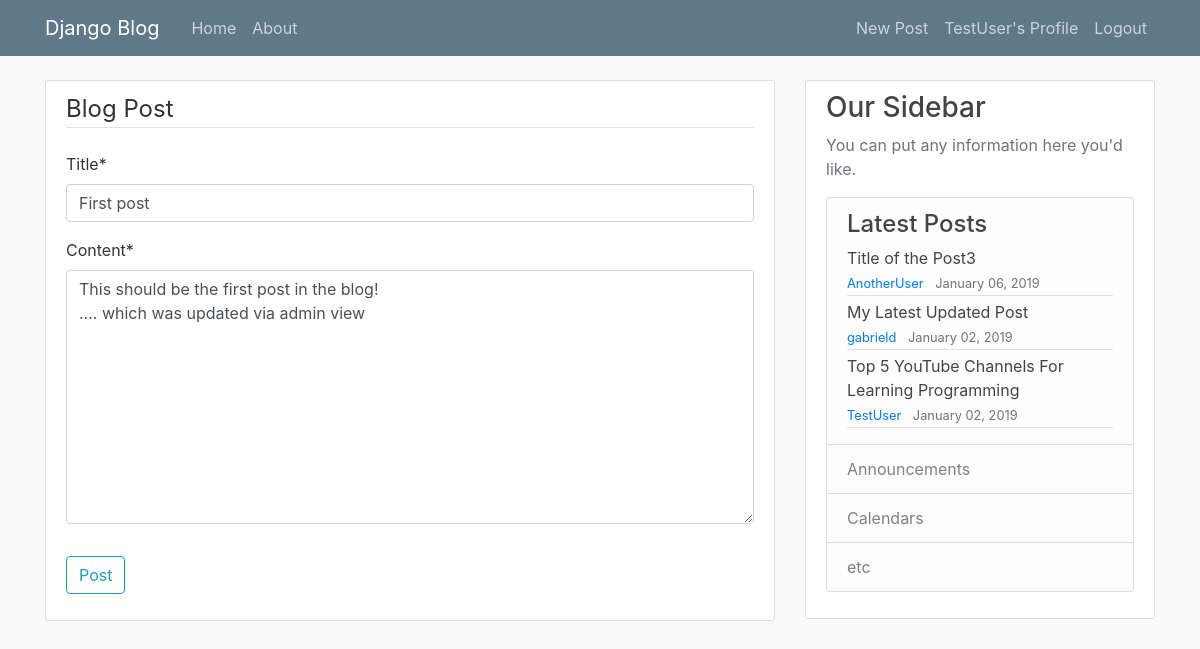
Page /post/1/update/ (signed in) on the committed database.
### blog/models.py (models this page shows, shortened)
class Post(models.Model):
    title = models.CharField(max_length=100)
    content = models.TextField()
    date_posted = models.DateTimeField(default=timezone.now)
    author = models.ForeignKey(User, on_delete=models.CASCADE)

### blog/views.py (the view, shortened to what this page needs)
# urls.py: path('post/<int:pk>/update/', PostUpdateView.as_view(), name='post-update'),
class PostUpdateView(SlideBar, LoginRequiredMixin, UserPassesTestMixin, UpdateView):
    model = Post
    fields = ['title', 'content']
    def test_func(self):
        post = self.get_object()
        if self.request.user == post.author:
            return True
        return False

### blog/views.py (called while the page is built)
    def get_context_data(self, **kwargs):
        context = super().get_context_data(**kwargs)
        context['lastes'] = self.lastes
        return context

### blog/templates/blog/post_form.html (shortened to what this page needs)
{% extends "blog/base.html" %}
{% load crispy_forms_tags %}
{% block content %}
    <div class="content-section">
        <form method="POST">
            <fieldset class="form-group">
                <legend class="border-bottom mb-4">Blog Post</legend>
                {{ form|crispy }}
            </fieldset>
            <div class="form-group">
                <button class="btn btn-outline-info" type="submit">Post</button>
            </div>
        </form>
    </div>
{% endblock content %}

### blog/templates/blog/base.html (shortened to what this page needs)
{% load static %}
<!DOCTYPE html>
<html lang="en">
<head>
    <link rel="stylesheet" href="https://maxcdn.bootstrapcdn.com/bootstrap/4.0.0/css/bootstrap.min.css">
    <link rel="stylesheet" href="{% static 'blog/main.css' %}">
</head>
<body>
    <header class="site-header">
      <nav class="navbar navbar-expand-md navbar-dark bg-steel fixed-top">
        <div class="container">
          <a class="navbar-brand mr-4" href="{% url 'blog-home'%}">Django Blog</a>
          <div class="collapse navbar-collapse" id="navbarToggle">
            <div class="navbar-nav mr-auto">
              <a class="nav-item nav-link" href="{% url 'blog-home'%}">Home</a>
              <a class="nav-item nav-link" href="{% url 'blog-about'%}">About</a>
            </div>
            <div class="navbar-nav">
                {% if user.is_authenticated %}
                    <a class="nav-item nav-link" href="{% url 'post-create'%}">New Post</a>
                    <a class="nav-item nav-link" href="{% url 'profile'%}">{{ user.username }}'s Profile</a>
                    <a class="nav-item nav-link" href="{% url 'logout'%}">Logout</a>
               {% else %}
                    <a class="nav-item nav-link" href="{% url 'login'%}">Login</a>
                    <a class="nav-item nav-link" href="{% url 'register'%}">Register</a>
                {% endif %}
            </div>
          </div>
        </div>
      </nav>
    </header>
    <main role="main" class="container">
      <div class="row">
        <div class="col-md-8">
            {% block content %}{% endblock %}
        </div>
        <div class="col-md-4">
           {% block slide_bar %} {% include "blog/slidebar.html" %} {% endblock %}
        </div>
      </div>
    </main>
</body>
</html>

### blog/templates/blog/slidebar.html (shortened to what this page needs)
{% load static %}
<!DOCTYPE html>
<html lang="en">
    <div class="content-section">
        <h3>Our Sidebar</h3>
        <p class='text-muted'>You can put any information here you'd like.
            <ul class="list-group">
                <li class="list-group-item list-group-item-light">
                    <h4>Latest Posts</h4>
                        {% for post in lastes %}
                            <a class="article-title" href="{% url 'post-detail' post.id %}">{{ post.title }}</a>
                            <div class="article-metadata">
                                <small class="text-muted">
                                    <a class="mr-2" href="{% url 'user-posts' post.author.username %}">{{ post.author }}</a>
                                    {{ post.date_posted|date:"F d, Y" }}
                                </small>
                           </div>
                         {% endfor %}
                </li>
                <li class="list-group-item list-group-item-light">Announcements</li>
                <li class="list-group-item list-group-item-light">Calendars</li>
                <li class="list-group-item list-group-item-light">etc</li>
            </ul>
        </p>
    </div>
</html>

### blog/static/blog/main.css (style rules this page uses)
body { background: #fafafa; color: #333333; margin-top: 5rem; }
h1, h2, h3, h4, h5, h6 { color: #444444; }
ul { margin: 0; }
.bg-steel { background-color: #5f788a; }
.site-header .navbar-nav .nav-link { color: #cbd5db; }
.content-section { background: #ffffff; padding: 10px 20px; border: 1px solid #dddddd; border-radius: 3px; margin-bottom: 20px; }
.article-title { color: #444444; }
.article-metadata { padding-bottom: 1px; margin-bottom: 4px; border-bottom: 1px solid #e3e3e3 }

### rows in the picture
Post: title "First post", content "This should be the first post in the blog! .... which was updated via admin view"
Post: title "Title of the Post3", author "AnotherUser", date_posted "January 06, 2019"
Post: title "My Latest Updated Post", author "gabrield", date_posted "January 02, 2019"
Post: title "Top 5 YouTube Channels For Learning Programming", author "TestUser", date_posted "January 02, 2019"

### other values in the picture
{{ user.username }} "TestUser"
